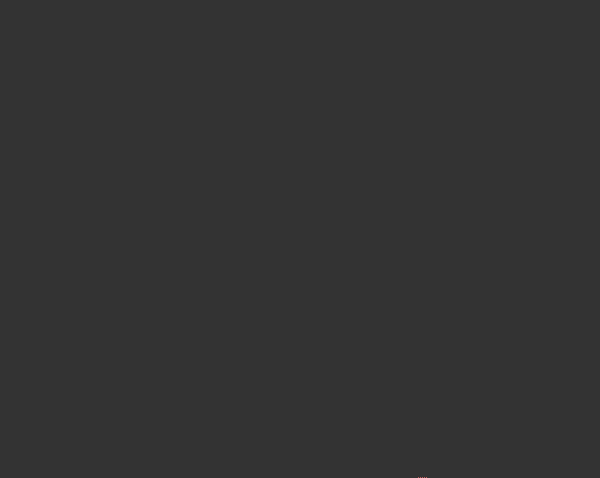
Frame 1 (no input)
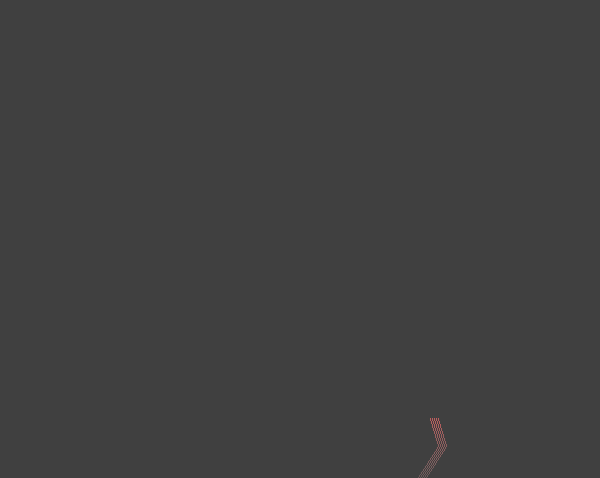
Frame 60 (the mouse pressed at the canvas centre just before this capture)
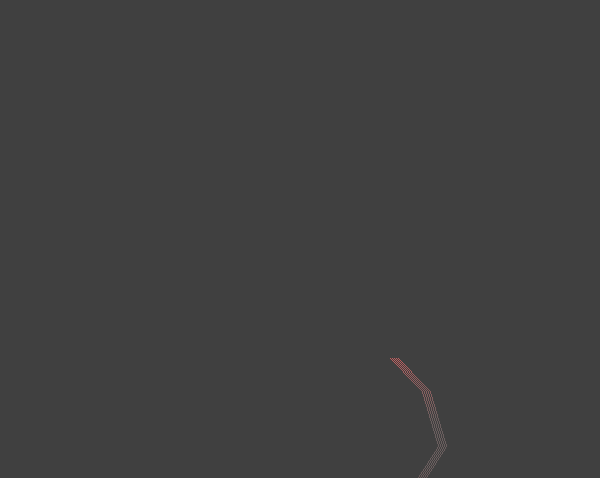
Frame 120 (the mouse held since frame 60 and released just before this capture)

The Processing sketch that drew these frames (run headless with seeded random() and noise(); from frame 60 on, the mouse is pressed at the canvas centre):

// Processing sketch: processing_147012
// ── processing_147012.pde

float x = 418.0;
float y = 478.0;

void setup() {
  size(600, 478);
  randomSeed(0);
  background(50);
  stroke(255);
}

void draw() {
  fill(102,102,102,6);
  rect(-1, -1, width+1, height+1);
  x -= sin(second());
  y -= 1;
  stroke(242,106,106);
  strokeWeight(1);
  point(x, y);
  point(x+2, y);
  point(x+4, y);
  point(x+6, y);
  point(x+8, y);
    if(y<0) { y = 480;
  }
  if(y>479) {x = x-120;
  }
  if(x<-50) {x=600;
}
}
